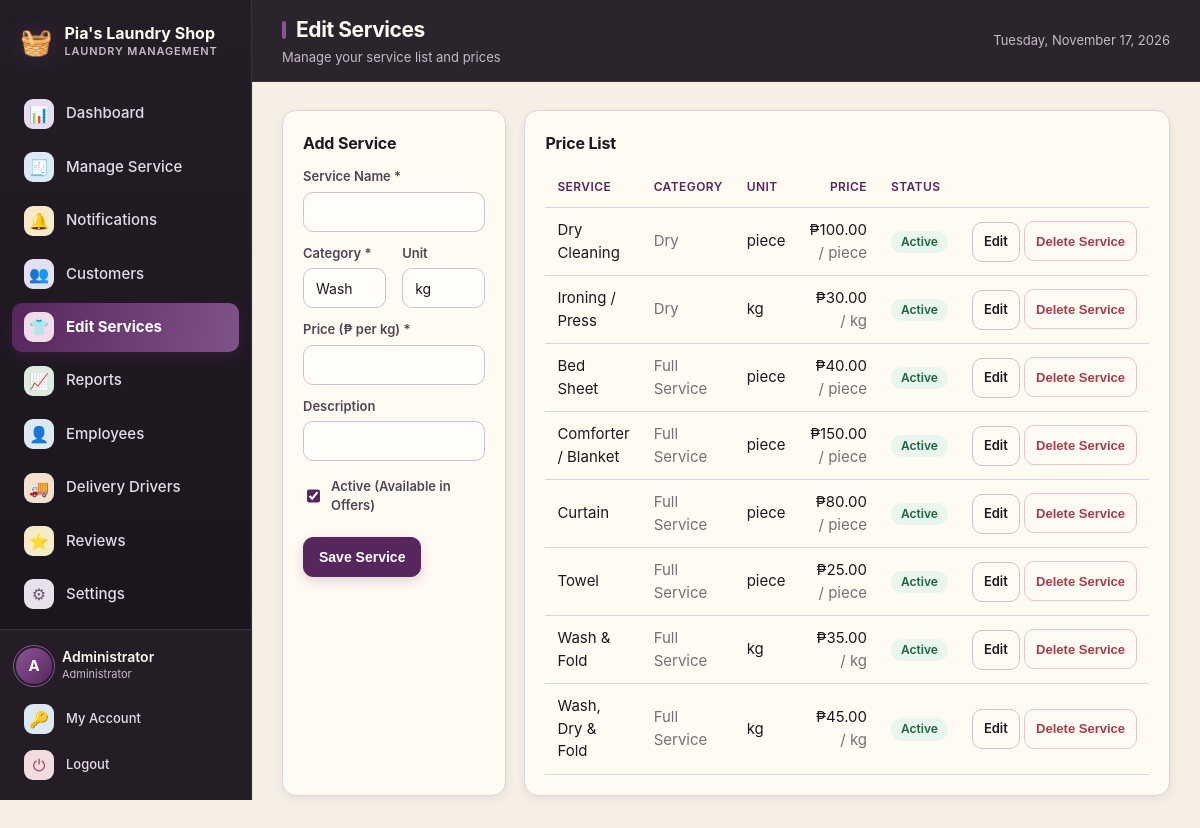
Screenshot of /services.php (signed in) with the database file from the repository.
### tables this page shows
CREATE TABLE users (
  id          INT UNSIGNED NOT NULL AUTO_INCREMENT,
  full_name   VARCHAR(100) NOT NULL,
  username    VARCHAR(50)  NOT NULL,
  password    VARCHAR(255) NOT NULL,
  email       VARCHAR(120) DEFAULT NULL,
  phone       VARCHAR(30)  DEFAULT NULL,
  role        ENUM('admin','staff') NOT NULL DEFAULT 'staff',
  is_active   TINYINT(1)   NOT NULL DEFAULT 1,
  created_at  DATETIME     NOT NULL DEFAULT CURRENT_TIMESTAMP,
  PRIMARY KEY (id),
  UNIQUE KEY uq_users_username (username)
);

CREATE TABLE services (
  id          INT UNSIGNED NOT NULL AUTO_INCREMENT,
  name        VARCHAR(120) NOT NULL,
  category    VARCHAR(60)  NOT NULL DEFAULT 'Wash & Fold',
  unit        ENUM('kg','piece') NOT NULL DEFAULT 'kg',
  price       DECIMAL(10,2) NOT NULL DEFAULT 0.00,
  description VARCHAR(255) DEFAULT NULL,
  is_active   TINYINT(1)   NOT NULL DEFAULT 1,
  created_at  DATETIME     NOT NULL DEFAULT CURRENT_TIMESTAMP,
  PRIMARY KEY (id)
);

### includes/functions.php (called while the page is built, shortened)
<?php
function e($value): string
{
    return htmlspecialchars((string) $value, ENT_QUOTES, 'UTF-8');
}
function money($amount): string
{
    return '₱' . number_format((float) $amount, 2);
}
function get_setting(string $key, string $default = ''): string
{
    static $cache = null;
    if ($cache === null) {
        $cache = [];
        foreach (db()->query("SELECT `key`, `value` FROM settings") as $row) {
            $cache[$row['key']] = (string) $row['value'];
        }
    }
    return $cache[$key] ?? $default;
}
function asset_prefix(): string
{
    static $prefix = null;
    if ($prefix !== null) {
        return $prefix;
    }
    $appRoot   = realpath(__DIR__ . '/..');
    $scriptDir = realpath(dirname($_SERVER['SCRIPT_FILENAME'] ?? __FILE__));
    $prefix = '';
    if ($appRoot && $scriptDir && strpos($scriptDir, $appRoot) === 0) {
        $rel = trim(str_replace('\\', '/', substr($scriptDir, strlen($appRoot))), '/');
    }
    return $prefix;
}
function asset(string $path): string
{
    return asset_prefix() . ltrim($path, '/');
}

### config/database.php (called while the page is built, shortened)
<?php
function db(): PDO
{
    static $pdo = null;
    if ($pdo === null) {
        try {
            $pdoOptions = [
                PDO::ATTR_ERRMODE            => PDO::ERRMODE_EXCEPTION,
                PDO::ATTR_DEFAULT_FETCH_MODE => PDO::FETCH_ASSOC,
                PDO::ATTR_EMULATE_PREPARES   => false,
            ];
            $dsn = 'mysql:host=' . DB_HOST . ';port=' . DB_PORT . ';dbname=' . DB_NAME . ';charset=' . DB_CHARSET;
            $environmentDatabaseName = getenv('DB_NAME');
            $railwayDatabaseName = getenv('MYSQLDATABASE');
            $useAutomaticLocalSelection = ($environmentDatabaseName === false || $environmentDatabaseName === '')
                && ($railwayDatabaseName === false || $railwayDatabaseName === '');
            if ($useAutomaticLocalSelection) {
                try {
                    $pdo = new PDO($dsn, DB_USER, DB_PASS, $pdoOptions);
                } catch (PDOException $e) {
                    $isUnknownDatabase = isset($e->errorInfo[1]) && (int) $e->errorInfo[1] === 1049;
                    if (!$isUnknownDatabase) {
                        throw $e;
                    }
                    $legacyDsn = 'mysql:host=' . DB_HOST . ';port=' . DB_PORT . ';dbname=laundry_pos;charset=' . DB_CHARSET;
                    $pdo = new PDO($legacyDsn, DB_USER, DB_PASS, $pdoOptions);
                    error_log('Using legacy laundry_pos database because laundry_pias is not present.');
                }
            } else {
                $pdo = new PDO($dsn, DB_USER, DB_PASS, $pdoOptions);
            }
        } catch (PDOException $e) {
            http_response_code(500);
            exit('<h2>Database connection failed</h2>'
                . '<p>Could not connect to MySQL. Please check that:</p>'
                . '<ul>'
                . '<li>The MySQL service is <strong>running</strong> - start it from the XAMPP Control Panel, or click Start All in Laragon.</li>'
                . '<li>The database <code>' . htmlspecialchars(DB_NAME) . '</code> exists (import <code>database/laundry_pos.sql</code>).</li>'
                . '<li>Credentials in <code>config/database.php</code> match your setup.</li>'
                . '</ul>'
                . '<p style="color:#888"><small>' . htmlspecialchars($e->getMessage()) . '</small></p>');
        }
    }
    return $pdo;
}

### includes/auth.php (called while the page is built, shortened)
<?php
require_once __DIR__ . '/../config/database.php';
require_once __DIR__ . '/functions.php';
function current_user(): ?array
{
    static $user = null;
    if ($user === null) {
        $stmt = db()->prepare("SELECT * FROM users WHERE id = ? AND is_active = 1");
        $stmt->execute([$_SESSION['user_id']]);
        $user = $stmt->fetch() ?: null;
    }
    return $user;
}
function require_login(): void
{
    if (!current_user()) {
        redirect('login.php');
    }
}
function require_admin(): void
{
    require_login();
}

### services.php (the view, shortened to what this page needs)
<?php
require_once __DIR__ . '/includes/auth.php';
require_admin();
$pdo = db();
$unitColumn = $pdo->query("SHOW COLUMNS FROM services LIKE 'unit'")->fetch(PDO::FETCH_ASSOC);
if ($unitColumn && stripos((string)$unitColumn['Type'], 'enum(') === 0) {
    $pdo->exec("ALTER TABLE services MODIFY unit VARCHAR(30) NOT NULL DEFAULT 'kg'");
}
$orderUnitColumn = $pdo->query("SHOW COLUMNS FROM order_items LIKE 'unit'")->fetch(PDO::FETCH_ASSOC);
if ($orderUnitColumn && preg_match('/varchar\((\d+)\)/i', (string)$orderUnitColumn['Type'], $unitLength) && (int)$unitLength[1] < 30) {
    $pdo->exec("ALTER TABLE order_items MODIFY unit VARCHAR(30) NOT NULL DEFAULT 'kg'");
}
$editing = null;
$services = $pdo->query("SELECT * FROM services WHERE is_active = 1 ORDER BY category, name")->fetchAll();
$pageTitle = 'Edit Services';
$pageSubtitle = 'Manage your service list and prices';
include __DIR__ . '/includes/header.php';
?>
<div class="grid two">
  <div class="card">
    <h2><?= $editing ? 'Edit Service' : 'Add Service' ?></h2>
    <form method="post" action="services.php">
      <label for="name">Service Name *</label>
      <input type="text" id="name" name="name" required value="<?= e($editing['name'] ?? '') ?>">
      <div class="form-row">
        <div>
          <label for="category">Category *</label>
          <input type="text" id="category" name="category" list="category-options" maxlength="60" required value="<?= e($editing['category'] ?? 'Wash') ?>" placeholder="Choose or type a category">
        </div>
        <div>
          <label for="unit">Unit</label>
          <input type="text" id="unit" name="unit" list="unit-options" maxlength="30" required value="<?= e($editing['unit'] ?? 'kg') ?>" placeholder="Choose or type a unit">
        </div>
      </div>
      <label id="price-label" for="price">Price (&#8369; per <?= ($editing['unit'] ?? 'kg') === 'load' ? 'load, up to 7 kg' : e($editing['unit'] ?? 'kg') ?>) *</label>
      <input type="number" id="price" name="price" min="0" step="0.01" required
             value="<?= e($editing['price'] ?? '') ?>">
      <label for="description">Description</label>
      <input type="text" id="description" name="description" value="<?= e($editing['description'] ?? '') ?>">
      <label style="display:flex;align-items:center;gap:8px;margin-top:12px;">
        <input type="checkbox" name="is_active" value="1" style="width:auto;"
               <?= !isset($editing['is_active']) || $editing['is_active'] ? 'checked' : '' ?>>
        Active (Available in Offers)
      </label>
      <div class="form-actions">
        <button type="submit" class="btn btn-primary"><?= $editing ? 'Update' : 'Save' ?> Service</button>
      </div>
    </form>
  </div>
  <div class="card">
    <h2>Price List</h2>
    <div class="table-wrap">
      <table>
        <thead><tr><th>Service</th><th>Category</th><th>Unit</th><th class="num">Price</th><th>Status</th><th></th></tr></thead>
        <tbody>
          <?php foreach ($services as $s): ?>
          <tr>
            <td><?= e($s['name']) ?></td>
            <td class="muted"><?= e($s['category']) ?></td>
            <td><?= e($s['unit']) ?></td>
            <td class="num"><?= money($s['price']) ?> <span class="muted">/ <?= $s['unit'] === 'load' ? 'load (up to 7 kg)' : e($s['unit']) ?></span></td>
            <td><span class="badge badge-<?= $s['is_active'] ? 'active' : 'inactive' ?>"><?= $s['is_active'] ? 'Active' : 'Inactive' ?></span></td>
            <td class="right" style="white-space:nowrap;">
              <a class="btn btn-outline btn-sm" href="services.php?id=<?= (int)$s['id'] ?>">Edit</a>
              <form method="post" action="services.php" style="display:inline;" onsubmit="return confirm('Delete this service? Existing order history will be preserved.');">
                <button type="submit" class="btn btn-danger btn-sm">Delete Service</button>
              </form>
            </td>
          </tr>
          <?php endforeach; ?>
        </tbody>
      </table>
    </div>
  </div>
</div>
<?php include __DIR__ . '/includes/footer.php'; ?>

### includes/header.php (shortened to what this page needs)
<?php
$user     = current_user();
$shopName = get_setting('shop_name', "Pia's Laundry Shop");
$active   = basename($_SERVER['PHP_SELF'] ?? '');
$prefix   = asset_prefix();
$notificationSummary = db()->prepare("SELECT COALESCE(MAX(id), 0) AS latest_id, COALESCE(SUM(CASE WHEN is_read = 0 THEN 1 ELSE 0 END), 0) AS unread_count FROM notifications WHERE audience = 'staff' AND audience_id = ?");
$notificationSummary->execute([(int)$user['id']]);
$notificationState = $notificationSummary->fetch() ?: ['latest_id' => 0, 'unread_count' => 0];
$nav = [
    ['Dashboard',    'dashboard.php',  '&#128202;', false],
    ['Manage Service','orders.php',    '&#129534;', false],
    ['Notifications','notifications.php','&#128276;', false],
    ['Customers',    'customers.php',  '&#128101;', false],
    ['Edit Services','services.php',   '&#128085;', true],
    ['Reports',      'reports.php',    '&#128200;', true],
    ['Employees',    'employees.php',  '&#128100;', true],
    ['Delivery Drivers', 'delivery_drivers.php', '&#128666;', false],
    ['Reviews',      'reviews.php',     '&#11088;', true],
    ['Settings',     'settings.php',   '&#9881;', true],
];
?>
<!DOCTYPE html>
<html lang="en">
<head>
<link rel="stylesheet" href="<?= e(asset('assets/css/style.css')) ?>?v=booking-history-20261117">
</head>
<body>
<div class="app" data-notification-poll-url="<?= e($prefix) ?>notification_poll.php" data-notification-latest-id="<?= (int)$notificationState['latest_id'] ?>">
  <aside class="sidebar" id="sidebar" aria-label="Main navigation">
    <div class="brand">
      <span class="brand-icon">&#129530;</span>
      <div class="brand-text">
        <div class="brand-name"><?= e($shopName) ?></div>
        <div class="brand-sub">Laundry Management</div>
      </div>
    </div>
    <nav class="nav">
      <?php foreach ($nav as $item):
          [$label, $href, $icon, $adminOnly] = $item; $iconClass = 'nav-icon-' . preg_replace('/[^a-z0-9_-]/i', '', pathinfo($href, PATHINFO_FILENAME));
          $isActive = ($active === $href || $active === basename($href)) ? ' active' : '';
      ?>
      <a class="nav-link<?= $isActive ?>" href="<?= e($prefix . $href) ?>">
        <span class="nav-icon <?= e($iconClass) ?>"><?= $icon ?></span>
        <span><?= e($label) ?></span>
      </a>
      <?php endforeach; ?>
    </nav>
    <div class="sidebar-footer">
      <div class="user-chip">
        <div class="avatar"><?= e(strtoupper(substr($user['full_name'], 0, 1))) ?></div>
        <div class="user-meta">
          <div class="user-name"><?= e($user['full_name']) ?></div>
          <div class="user-role"><?= $user['role'] === 'admin' ? 'Administrator' : 'Staff' ?></div>
        </div>
      </div>
      <a class="nav-link small" href="<?= e($prefix) ?>profile.php"><span class="nav-icon nav-icon-profile">&#128273;</span><span>My Account</span></a>
      <a class="nav-link small" href="<?= e($prefix) ?>logout.php"><span class="nav-icon nav-icon-logout">&#9211;</span><span>Logout</span></a>
    </div>
  </aside>
  <div class="main">
    <header class="topbar">
      <div class="topbar-title">
        <h1><?= isset($pageTitle) ? e($pageTitle) : 'Dashboard' ?></h1>
        <?php if (isset($pageSubtitle)): ?><p><?= e($pageSubtitle) ?></p><?php endif; ?>
      </div>
      <div class="topbar-right">
        <span class="today"><?= e(date('l, F j, Y')) ?></span>
      </div>
    </header>
    <main class="content">

### rows the page displays
users: full_name "A", full_name "Administrator"
services: name "Dry Cleaning", category "Dry", unit "piece", price "₱100.00", is_active "Active"
services: name "Ironing / Press", category "Dry", unit "kg", price "₱30.00", is_active "Active"
services: name "Bed Sheet", category "Full Service", unit "piece", price "₱40.00", is_active "Active"
services: name "Comforter / Blanket", category "Full Service", unit "piece", price "₱150.00", is_active "Active"
services: name "Curtain", category "Full Service", unit "piece", price "₱80.00", is_active "Active"
services: name "Towel", category "Full Service", unit "piece", price "₱25.00", is_active "Active"
services: name "Wash & Fold", category "Full Service", unit "kg", price "₱35.00", is_active "Active"
services: name "Wash, Dry & Fold", category "Full Service", unit "kg", price "₱45.00", is_active "Active"

### other values shown
$shopName "Pia's Laundry Shop"
$icon "📊"
$label "Dashboard"
$icon "🧾"
$label "Manage Service"
$icon "🔔"
$label "Notifications"
$icon "👥"
$label "Customers"
$icon "👕"
$label "Edit Services"
$icon "📈"
$label "Reports"
$icon "👤"
$label "Employees"
